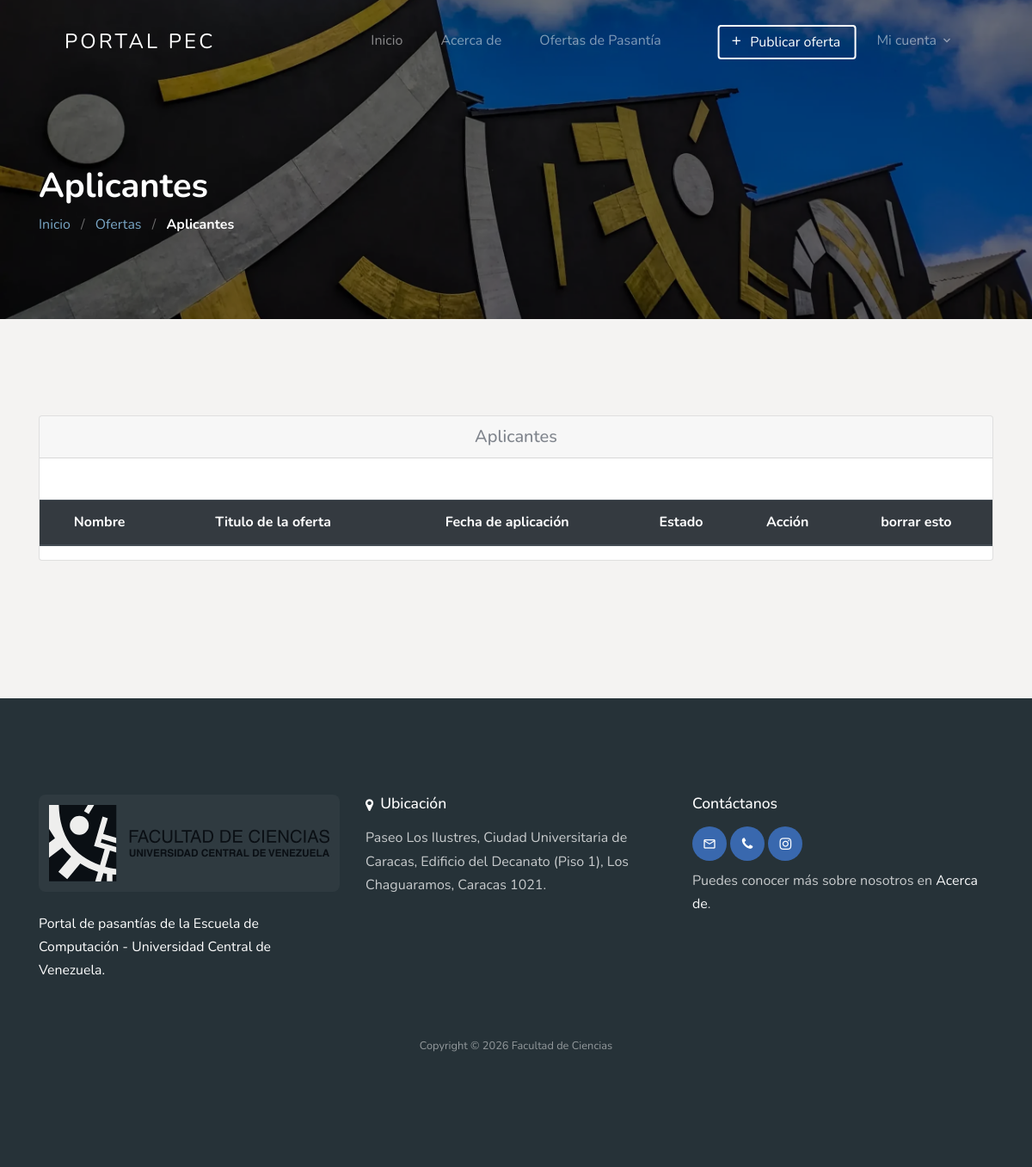
Before: /dashboard/employer/job/8/applicants/ (signed in) with the older database file.
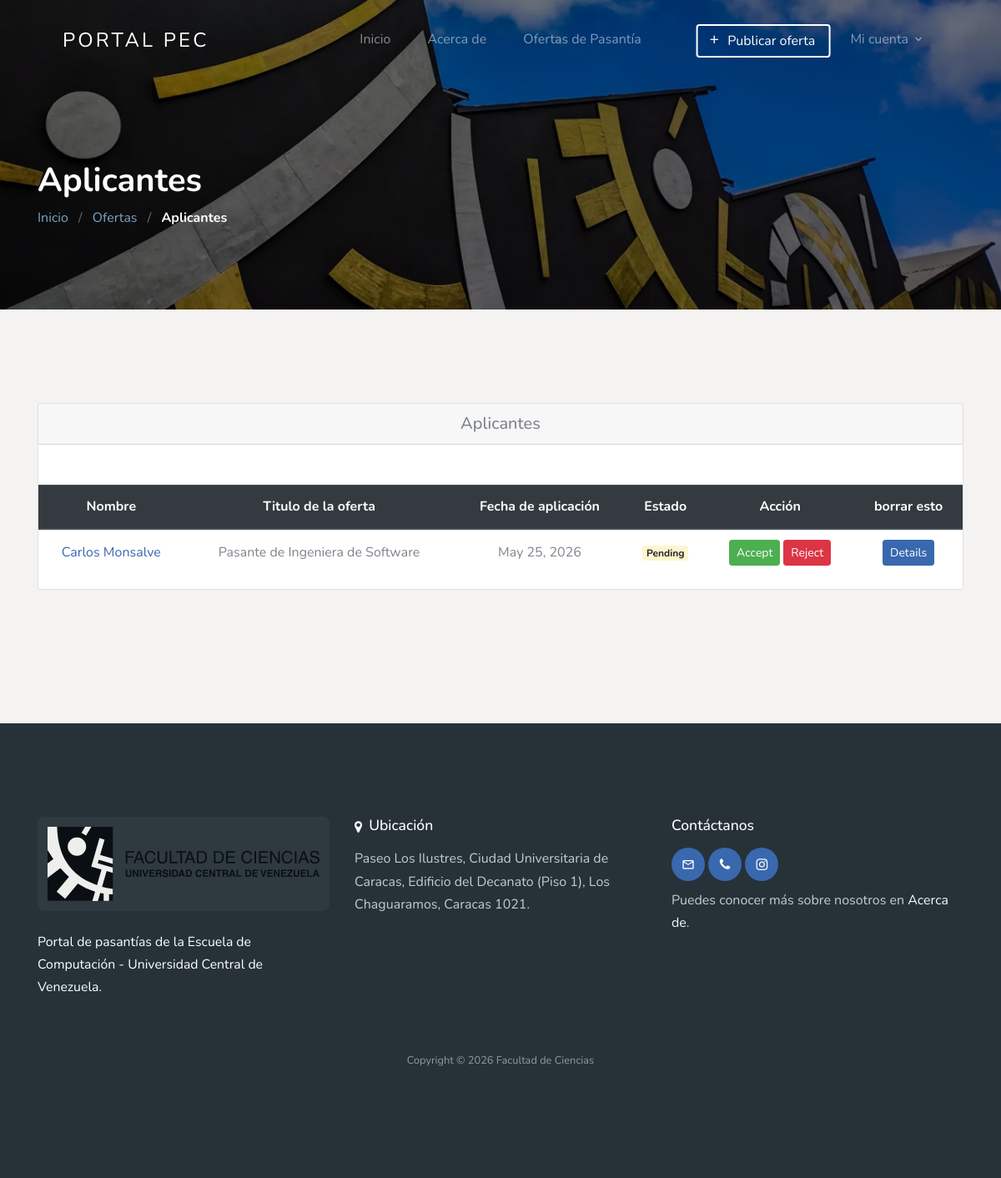
After: the same page with the newer database file.
### apps/jobapp/models/relations.py (models this page shows, shortened)
class Applicant(TimeStampedModel, SoftDeleteModel):
    user = models.ForeignKey(User, on_delete=models.CASCADE)
    job = models.ForeignKey(Job, on_delete=models.CASCADE)
    status = models.CharField(max_length=10, choices=STATUS_CHOICES, default='pending')
    class Meta:
        unique_together = ('user', 'job')

### apps/account/models/user.py (models this page shows, shortened)
class User(AbstractUser):
    username = None
    email = models.EmailField(
        unique=True,
        blank=False,
        error_messages={
            'unique': "A user with that email already exists.",
        },
    )
    role = models.CharField(choices=ROLE, max_length=10)
    gender = models.CharField(choices=GENDER_TYPE, max_length=1)
    tipo_empresa = models.CharField(choices=TIPO_EMPRESA, max_length=20, blank=True, null=True)
    USERNAME_FIELD = "email"
    REQUIRED_FIELDS = []
    objects = CustomUserManager()
    def get_full_name(self):
        return self.first_name + ' ' + self.last_name

### apps/jobapp/models/job.py (models this page shows, shortened)
class Job(TimeStampedModel, SoftDeleteModel):
    user = models.ForeignKey(User, related_name='User', on_delete=models.CASCADE)
    title = models.CharField(max_length=300, db_index=True)
    description = CKEditor5Field(config_name='extends')
    tags = TaggableManager()
    location = models.CharField(max_length=300, db_index=True)
    job_type = models.CharField(choices=JOB_TYPE, max_length=1, db_index=True)
    work_mode = models.CharField(choices=WORK_MODE, max_length=1, default='3')
    experience_level = models.CharField(choices=EXPERIENCE_LEVEL, max_length=1, default='0')
    category = models.ForeignKey(Category, related_name='Category', on_delete=models.CASCADE)
    salary = models.CharField(max_length=30, blank=True)
    views_count = models.PositiveIntegerField(default=0)
    company_name = models.CharField(max_length=300, db_index=True)
    company_description = CKEditor5Field(config_name='extends', blank=True, null=True)
    url = models.URLField(max_length=200)
    last_date = models.DateField()
    is_published = models.BooleanField(default=False)
    is_closed = models.BooleanField(default=False)
    class Meta:
        indexes = [
            models.Index(fields=['title', 'location']),
            models.Index(fields=['is_published', 'is_closed']),
        ]

### apps/jobapp/views/employer.py (the view)
# urls.py: path('dashboard/employer/job/<int:id>/applicants/', AllApplicantsView.as_view(), name='applicants'),
class AllApplicantsView(EmployerRequiredMixin, ListView):
    template_name = 'jobapp/all-applicants.html'
    context_object_name = 'all_applicants'
    def get_queryset(self):
        return Applicant.objects.filter(job_id=self.kwargs['id']).select_related('user', 'job')

### apps/jobapp/permission.py (called while the page is built)
    def test_func(self):
        return self.request.user.role == 'employer'

### template/jobapp/all-applicants.html (shortened to what this page needs)
{% extends 'base.html' %}
{% load static %}
{% block content %}
<section class="section-hero overlay inner-page bg-image" style="background-image: url('{% static 'images/hero_1.jpg' %}');"
    id="home-section">
    <div class="container">
        <div class="row">
            <div class="col-md-7">
                <h1 class="text-white font-weight-bold">Aplicantes </h1>
                <div class="custom-breadcrumbs">
                    <a href="{% url 'jobapp:home' %}">Inicio</a> <span class="mx-2 slash">/</span>
                    <a href="{% url 'jobapp:dashboard' %}">Ofertas</a> <span class="mx-2 slash">/</span>
                    <span class="text-white"><strong>Aplicantes</strong></span>
                </div>
            </div>
        </div>
    </div>
</section>
<section class="site-section">
    <div class="container">
        <div class="row">
            <div class="col-lg-12 mb-5">
                <div class="card">
                    <h5 class="card-header text-center mb-5"> Aplicantes </h5>
                    <div class="table-responsive">
                        <table class="table text-center">
                            <thead class="thead-dark">
                                <tr>
                                    <th>Nombre</th>
                                    <th>Titulo de la oferta</th>
                                    <th>Fecha de aplicación</th>
                                    <th>Estado</th>
                                    <th>Acción</th>
                                    <th>borrar esto</th>
                                </tr>
                            </thead>
                            <tbody>
                                {% for applicant in all_applicants %}
                                <tr>
                                    <td class="text-center"><a href="{% url 'account:candidate-profile' applicant.user.id %}">{{ applicant.user.get_full_name }}</a></td>
                                    <td>{{ applicant.job.title }}</td>
                                    <td>{{ applicant.created_at | date:'M d, Y' }}</td>
                                    <td>
                                        {% if applicant.status == 'pending' %}
                                            <span class="badge badge-warning">Pending</span>
                                        {% elif applicant.status == 'accepted' %}
                                            <span class="badge badge-success">Acceptar</span>
                                        {% else %}
                                            <span class="badge badge-danger">Rechazar</span>
                                        {% endif %}
                                    </td>
                                    <td>
                                        {% if applicant.status == 'pending' %}
                                        <div class="d-flex justify-content-center">
                                            <form action="{% url 'jobapp:update-applicant-status' applicant.id %}" method="POST" class="mr-1">
                                                <button type="submit" class="btn btn-success btn-sm">Accept</button>
                                            </form>
                                            <form action="{% url 'jobapp:update-applicant-status' applicant.id %}" method="POST">
                                                <button type="submit" class="btn btn-danger btn-sm">Reject</button>
                                            </form>
                                        </div>
                                        {% else %}
                                            <span class="text-muted">Revisado</span>
                                        {% endif %}
                                    </td>
                                    <td>
                                        <a class="btn btn-info btn-sm" href="{% url 'jobapp:applicant-details' applicant.user.id %}"
                                                role="button">
                                            Details
                                        </a>
                                    </td>
                                </tr>
                                {% endfor %}
                            </tbody>
                        </table>
                    </div>
                </div>
            </div>
        </div>
    </div>
</section>
{% endblock %}

### template/base.html (shortened to what this page needs)
{% load static %}
<!DOCTYPE html>
<html>
      <head>
            {% include 'head.html' %}
      </head>
      <body id="top">
            {% include 'header.html' %}
            {% block content %}{% endblock %}
            {% include 'footer.html' %}
      </body>
</html>

### template/head.html
{% load static %}
<link rel="stylesheet" href="{% static 'css/custom-bs.css' %}">
<link rel="stylesheet" href="{% static 'css/jquery.fancybox.min.css' %}">
<link rel="stylesheet" href="{% static 'css/bootstrap-select.min.css' %}">
<link rel="stylesheet" href="{% static 'fonts/icomoon/style.css' %}">
<link rel="stylesheet" href="{% static 'fonts/line-icons/style.css' %}">
<link rel="stylesheet" href="{% static 'css/owl.carousel.min.css' %}">
<link rel="stylesheet" href="{% static 'css/animate.min.css' %}">
<link rel="stylesheet" href="{% static 'css/bootstrap-datepicker.css' %}">
<link rel="stylesheet" href="{% static 'css/style.css' %}?v=1.0.1">

### template/header.html (shortened to what this page needs)
<div class="site-wrap">
  <header class="site-navbar mt-3">
    <div class="container-fluid">
      <div class="row align-items-center">
        <div class="site-logo col-6"><a href="{% url 'jobapp:home' %}">Portal PEC</a></div>
        <nav class="mx-auto site-navigation">
          <ul class="site-menu js-clone-nav d-none d-xl-block ml-0 pl-0">
            <li><a href="{% url 'jobapp:home' %}" class="nav-link">Inicio</a></li>
            <li><a href="{% url 'jobapp:about' %}">Acerca de</a></li>
            <li><a href="{% url 'jobapp:job-list' %}">Ofertas de Pasantía</a></li>
          </ul>
        </nav>
        <div class="right-cta-menu text-right d-flex aligin-items-center col-6">
          <div class="ml-auto">
            <div class="site-navigation fix">
              <ul class="site-menu js-clone-nav d-none d-xl-block ml-0 pl-0">
                {% if user.is_authenticated and user.role == 'employer'  %}
                <a href="{% url 'jobapp:create-job' %}"
                  class="js-clone-nav pr-3 btn btn-outline-white border-width-2 d-none d-lg-inline-block"><span
                    class="mr-2 icon-add"></span>Publicar oferta</a>
                    <li class="pr-3 has-children">
                      <a>Mi cuenta</a>
                    </li>
                {% endif %}
              </ul>
            </div>
      </div>
    </div>
  </header>

### template/footer.html
{% load static %}
    <footer class="site-footer">
      <div class="container">
        <div class="row mb-5 align-items-stretch">
          <div class="col-12 col-md-4 mb-4 mb-md-0 footer-column">
            <div class="footer-banner">
              <img src="{% static 'images/footer.svg' %}" alt="Banner Facultad de Ciencias" class="img-fluid w-100">
            </div>
            <p id="lead">Portal de pasantías de la Escuela de Computación - Universidad Central de Venezuela.</p>
          </div>
          <div class="col-12 col-md-4 mb-4 mb-md-0 footer-column">
            <h3><span class="icon-map-marker mr-2"></span>Ubicación</h3>
            <p>Paseo Los Ilustres, Ciudad Universitaria de Caracas, Edificio del Decanato (Piso 1), Los Chaguaramos, Caracas 1021.</p>
          </div>
          <div class="col-12 col-md-4 footer-column">
            <h3>Contáctanos</h3>
            <div class="footer-social mt-3">
                <a href="mailto:tu-correo@ejemplo.com"><span class="icon-mail_outline"></span></a>
                <a href="tel:+581234567890"><span class="icon-phone"></span></a>
                <a href="https://www.instagram.com/tu_usuario" target="_blank" rel="noopener noreferrer"><span class="icon-instagram"></span></a>
              </div>
            <p class="footer-note">Puedes conocer más sobre nosotros en
              <a href="{% url 'jobapp:about' %}" class="text-light">Acerca de</a>.
            </p>
          </div>
        </div>
        <div class="row text-center">
          <div class="col-12">
            <p class="copyright"><small>Copyright &copy; 2026 Facultad de Ciencias</small></p>
          </div>
        </div>
      </div>
    </footer>
  </div>

### template/scripts.html (shortened to what this page needs)
{% load static %}

Changed rows visible on the page:
added Applicant: user.get_full_name "Carlos Monsalve", job "Pasante de Ingeniera de Software", created_at "May 25, 2026", status "Pending"
